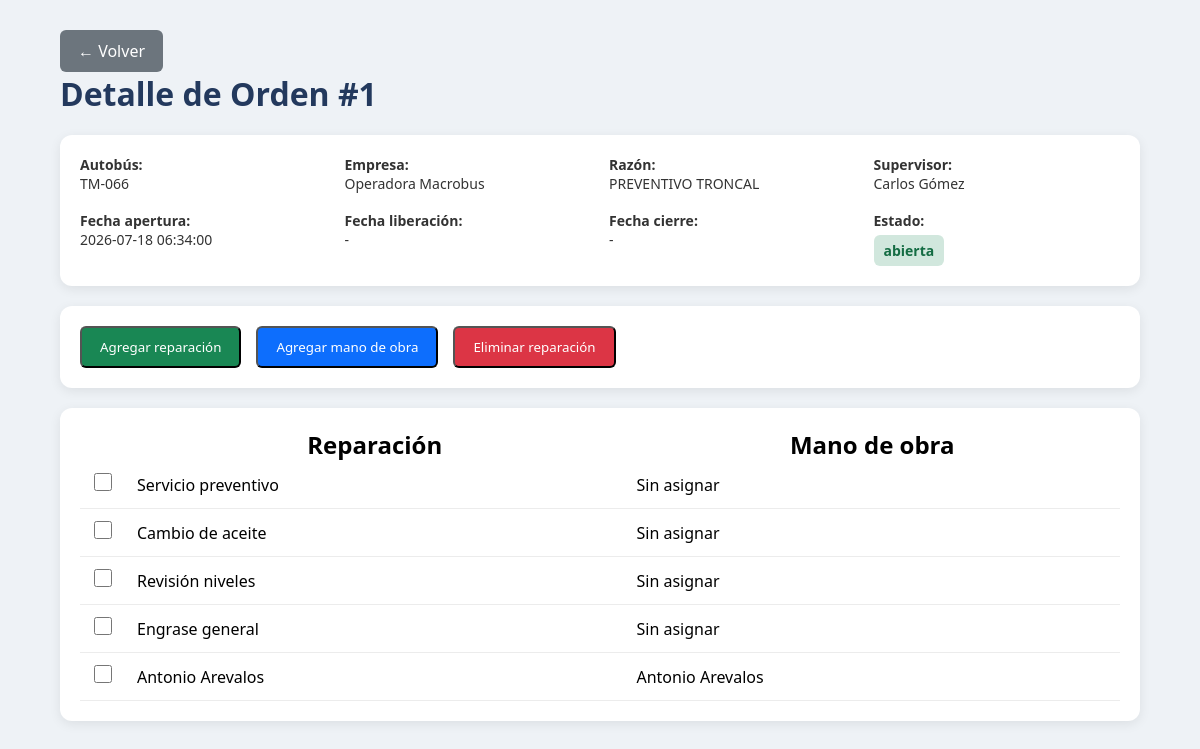
Page /sistema/orden_detalle.php?id=1 on the committed database.
### tables this page shows
CREATE TABLE `orden` (
  `id` int(11) NOT NULL,
  `id_autobus` int(11) NOT NULL,
  `id_razon` int(11) NOT NULL,
  `id_supervisor` int(11) NOT NULL,
  `fecha_apertura` datetime NOT NULL,
  `fecha_liberacion` datetime DEFAULT NULL,
  `fecha_cierre` datetime DEFAULT NULL,
  `estado` int(11) NOT NULL DEFAULT 1
);

CREATE TABLE `autobus` (
  `id` int(11) NOT NULL,
  `unidad` varchar(500) NOT NULL,
  `id_empresa` int(11) NOT NULL,
  `eliminado` int(11) NOT NULL DEFAULT 0
);

CREATE TABLE `empresa` (
  `id` int(11) NOT NULL,
  `nombre` varchar(255) NOT NULL,
  `eliminado` int(11) NOT NULL DEFAULT 0
);

CREATE TABLE `catalogo_razones` (
  `id` int(11) NOT NULL,
  `descripcion` varchar(100) NOT NULL
);

CREATE TABLE `supervisor` (
  `id` int(11) NOT NULL,
  `id_supervisor` int(11) NOT NULL,
  `supervisor` varchar(255) NOT NULL,
  `chat_id` varchar(20) NOT NULL,
  `eliminado` int(11) NOT NULL DEFAULT 0
);

CREATE TABLE `reparacion` (
  `id` int(11) NOT NULL,
  `id_orden` int(11) NOT NULL,
  `id_mecanico` int(11) DEFAULT NULL,
  `descripcion` varchar(255) NOT NULL,
  `fecha_inicio` datetime DEFAULT NULL,
  `fecha_fin` datetime DEFAULT NULL,
  `estado` int(1) NOT NULL DEFAULT 0
);

CREATE TABLE `mecanicos` (
  `id` int(11) NOT NULL,
  `id_mecanico` int(11) NOT NULL,
  `nombre` varchar(255) NOT NULL,
  `eliminado` int(11) NOT NULL DEFAULT 0
);

### sistema/orden_detalle.php (the view, shortened to what this page needs)
<?php
$conexion = conectar();
$id = $_GET['id'] ?? null;
$sql = "
SELECT
    o.id,
    o.fecha_apertura,
    o.fecha_liberacion,
    o.fecha_cierre,
    o.estado,
    a.unidad AS autobus,
    e.nombre AS empresa,
    r.descripcion AS razon,
    s.supervisor
FROM orden o
LEFT JOIN autobus a ON o.id_autobus = a.id
LEFT JOIN empresa e ON a.id_empresa = e.id
LEFT JOIN catalogo_razones r ON o.id_razon = r.id
LEFT JOIN supervisor s ON o.id_supervisor = s.id
WHERE o.id = $id
";
$res = $conexion->query($sql);
$sqlReparaciones = "
SELECT
    r.id,
    r.descripcion,
    m.nombre AS mecanico
FROM reparacion r
LEFT JOIN mecanicos m ON r.id_mecanico = m.id
WHERE r.id_orden = $id
ORDER BY r.id
";
$reparaciones = $conexion->query($sqlReparaciones);
$orden = $res->fetch_assoc();
function estadoTexto($estado){
    return match((int)$estado){
        1 => "abierta",
        2 => "liberada",
        3 => "cerrada",
        4 => "cancelada",
        default => "desconocido"
    };
}
?>
<!DOCTYPE html>
<html lang="es">
<head>
    <link rel="stylesheet" href="css/orden_detalle.css">
</head>
<body>
<div class="contenedor">
    <a href="index.php" class="btn regresar">← Volver</a>
    <h1>Detalle de Orden #<?= $orden['id'] ?></h1>
    <div class="card grid">
        <div><b>Autobús:</b><br><?= $orden['autobus'] ?></div>
        <div><b>Empresa:</b><br><?= $orden['empresa'] ?></div>
        <div><b>Razón:</b><br><?= $orden['razon'] ?></div>
        <div><b>Supervisor:</b><br><?= $orden['supervisor'] ?></div>
        <div><b>Fecha apertura:</b><br><?= $orden['fecha_apertura'] ?></div>
        <div><b>Fecha liberación:</b><br><?= $orden['fecha_liberacion'] ?? '-' ?></div>
        <div><b>Fecha cierre:</b><br><?= $orden['fecha_cierre'] ?? '-' ?></div>
        <div>
            <b>Estado:</b><br>
            <span class="estado estado-<?= estadoTexto($orden['estado']) ?>">
                <?= estadoTexto($orden['estado']) ?>
            </span>
        </div>
    </div>
        <?php if($orden['estado'] == 1 || $orden['estado'] == 2): ?>
            <div class="card acciones">
                <button class="btn nueva"
                    onclick="location.href='reparacion_alta.php?id_orden=<?= $orden['id'] ?>'">
                    Agregar reparación
                </button>
                <button class="btn mano" onclick="enviarManoObra()">
                    Agregar mano de obra
                </button>
                <button class="btn eliminar" onclick="eliminarReparaciones()">
                    Eliminar reparación
                </button>
            </div>
        <?php endif; ?>
    <div class="card">
        <?php if($reparaciones->num_rows > 0): ?>
            <table class="tabla-reparaciones">
                <thead>
                    <tr>
                        <th></th>
                        <th><h2>Reparación</h2></th>
                        <th><h2>Mano de obra</h2></th>
                    </tr>
                </thead>
                <tbody>
                <?php while($rep = $reparaciones->fetch_assoc()): ?>
                    <tr>
                        <td class="col-check">
                            <input
                                type="checkbox"
                                class="chk-reparacion"
                                value="<?= $rep['id'] ?>"
                            >
                        </td>
                        <td>
                            <?= htmlspecialchars($rep['descripcion']) ?>
                        </td>
                        <td>
                            <?= $rep['mecanico'] ? htmlspecialchars($rep['mecanico']) : 'Sin asignar' ?>
                        </td>
                    </tr>
                <?php endwhile; ?>
                </tbody>
            </table>
        <?php else: ?>
            <p class="vacio">
                No existen reparaciones registradas.
            </p>
        <?php endif; ?>
    </div>
</div>
</body>
</html>

### sistema/css/orden_detalle.css (style rules this page uses)
* { margin:0; padding:0; box-sizing:border-box; font-family:'Segoe UI',Tahoma,Geneva,Verdana,sans-serif; }
body { background:#eef2f6; }
.contenedor { width:90%; margin:30px auto; }
h1 { margin-bottom:20px; color:#23395d; }
.card { background:#fff; padding:20px; border-radius:12px; box-shadow:0 3px 12px rgba(0,0,0,.08); margin-bottom:20px; }
.grid { display:grid; grid-template-columns:repeat(4,1fr); gap:18px; font-size:14px; color:#333; }
.estado { padding:6px 10px; border-radius:6px; font-weight:600; display:inline-block; margin-top:5px; }
.estado-abierta { background:#d1e7dd; color:#146c43; }
.btn { display:inline-block; padding:10px 18px; background:#23395d; color:#fff; text-decoration:none; border-radius:6px; transition:.2s; }
.regresar { background:#6c757d; }
.acciones { display:flex; gap:15px; }
.nueva { background:#198754; color:#fff; }
.mano { background:#0d6efd; color:#fff; }
.eliminar { background:#dc3545; }
.tabla-reparaciones { width:100%; border-collapse:collapse; }
.tabla-reparaciones td { padding:12px; border-bottom:1px solid #ececec; }
.col-check { width:45px; text-align:center; }
.chk-reparacion { width:18px; height:18px; cursor:pointer; }

### rows in the picture
orden: id "1", id_autobus.unidad "TM-066", empresa.nombre "Operadora Macrobus", id_razon.descripcion "PREVENTIVO TRONCAL", id_supervisor.supervisor "Carlos Gómez", fecha_apertura "2026-07-18 06:34:00", fecha_liberacion "-", fecha_cierre "-", estado "abierta"
reparacion: descripcion "Servicio preventivo", shows "Sin asignar"
reparacion: descripcion "Cambio de aceite", shows "Sin asignar"
reparacion: descripcion "Revisión niveles", shows "Sin asignar"
reparacion: descripcion "Engrase general", shows "Sin asignar"
reparacion: descripcion "Antonio Arevalos", id_mecanico.nombre "Antonio Arevalos"
